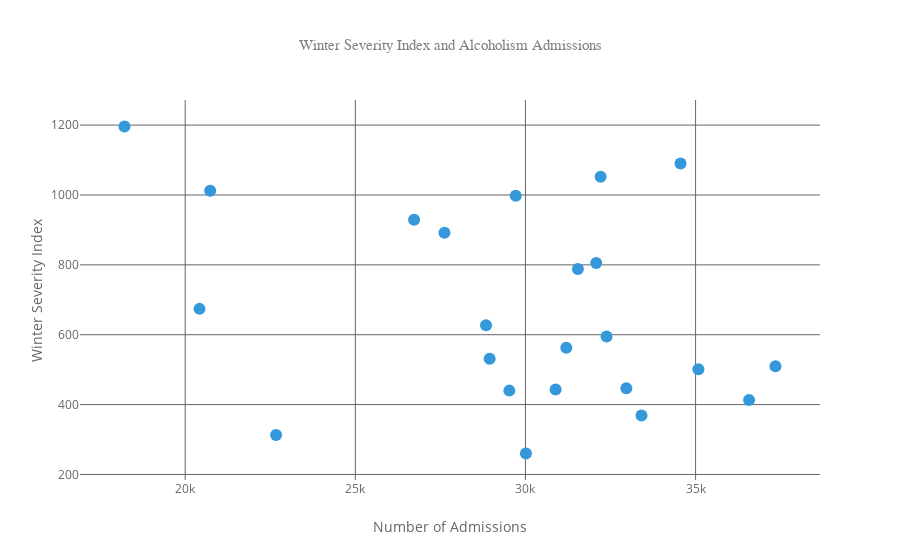

Source (notebook cell):
### Code cell
# Make several scatter plots of features and main target, and components of features and components of targets

fig = df.iplot(kind='scatter', mode='markers', color='#3498db', x='Total_Admits', y='AWSSI', title='Winter Severity Index and Alcoholism Admissions',  xTitle='Number of Admissions', yTitle='Winter Severity Index', gridcolor='#666666', asFigure=True)
fig['layout'].update(titlefont=dict(
            family='Verdana',
            size=15,
            color='#7f7f7f'
            ),
            paper_bgcolor='#FFFFFF', plot_bgcolor='#FFFFFF')
pyo.iplot(fig)

### Figure 1 — Plotly figure (JSON) as saved in the notebook; plotly's stock layout.template omitted (floating-point values rounded to 4 significant figures)
{"data": [{"line": {"color": "rgba(52, 152, 219, 1.0)", "dash": "solid", "width": 1.3}, "marker": {"size": 12, "symbol": "dot"}, "mode": "markers", "name": "AWSSI", "text": "", "type": "scatter", "x": [29526, 31541, 32210, 33411, 34559, 35083, 32965, 30886, 28948, 26727, 22670, 18216, 20421, 20734, 37349, 36572, 32384, 32079, 31201, 29715, 30013, 28841, 27619], "y": [440, 788, 1052, 369, 1090, 501, 447, 443, 531, 929, 313, 1196, 674, 1012, 510, 413, 595, 805, 563, 998, 260, 627, 892]}], "layout": {"legend": {"bgcolor": "#FFFFFF", "font": {"color": "#666666"}}, "paper_bgcolor": "#FFFFFF", "plot_bgcolor": "#FFFFFF", "title": "Winter Severity Index and Alcoholism Admissions", "titlefont": {"color": "#7f7f7f", "family": "Verdana", "size": 15}, "xaxis1": {"gridcolor": "#666666", "showgrid": true, "tickfont": {"color": "#666666"}, "title": "Number of Admissions", "titlefont": {"color": "#666666"}, "zerolinecolor": "#F6F6F6"}, "yaxis1": {"gridcolor": "#666666", "showgrid": true, "tickfont": {"color": "#666666"}, "title": "Winter Severity Index", "titlefont": {"color": "#666666"}, "zerolinecolor": "#F6F6F6"}}}
